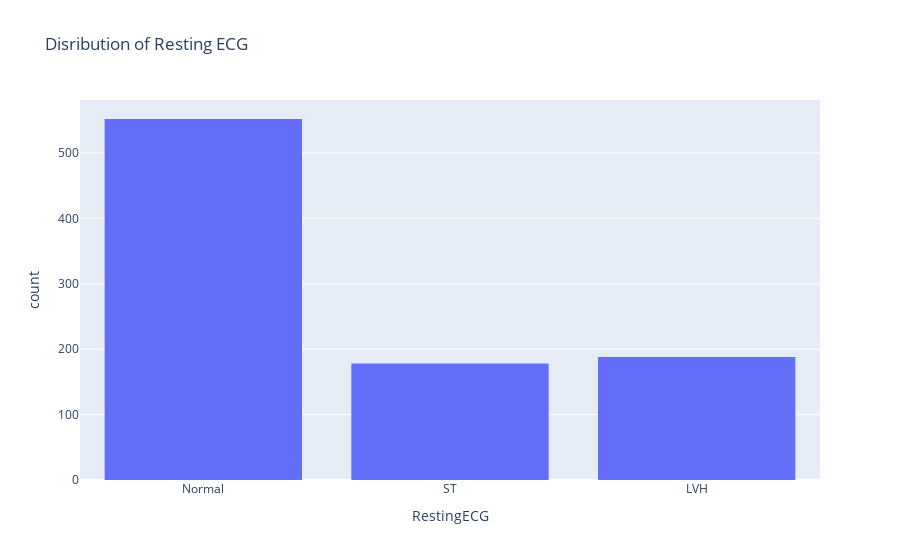

The notebook cell this image was saved under:
### Code cell
fig = px.histogram(df, x = 'RestingECG', hover_data=df.columns, title='Disribution of Resting ECG')
fig.show()

### Figure 1 — Plotly figure (JSON) as saved in the notebook; plotly's stock layout.template omitted (floating-point values rounded to 4 significant figures; data arrays with more than 128 entries replaced by an {"elided": "..."} marker saying what was removed)
{"data": [{"alignmentgroup": "True", "bingroup": "x", "hovertemplate": "RestingECG=%{x}<br>count=%{y}<extra></extra>", "legendgroup": "", "marker": {"color": "#636efa", "pattern": {"shape": ""}}, "name": "", "offsetgroup": "", "orientation": "v", "showlegend": false, "type": "histogram", "x": {"elided": "918 str values"}, "xaxis": "x", "yaxis": "y"}], "layout": {"barmode": "relative", "legend": {"tracegroupgap": 0}, "title": {"text": "Disribution of Resting ECG"}, "xaxis": {"anchor": "y", "domain": [0, 1], "title": {"text": "RestingECG"}}, "yaxis": {"anchor": "x", "domain": [0, 1], "title": {"text": "count"}}}}
